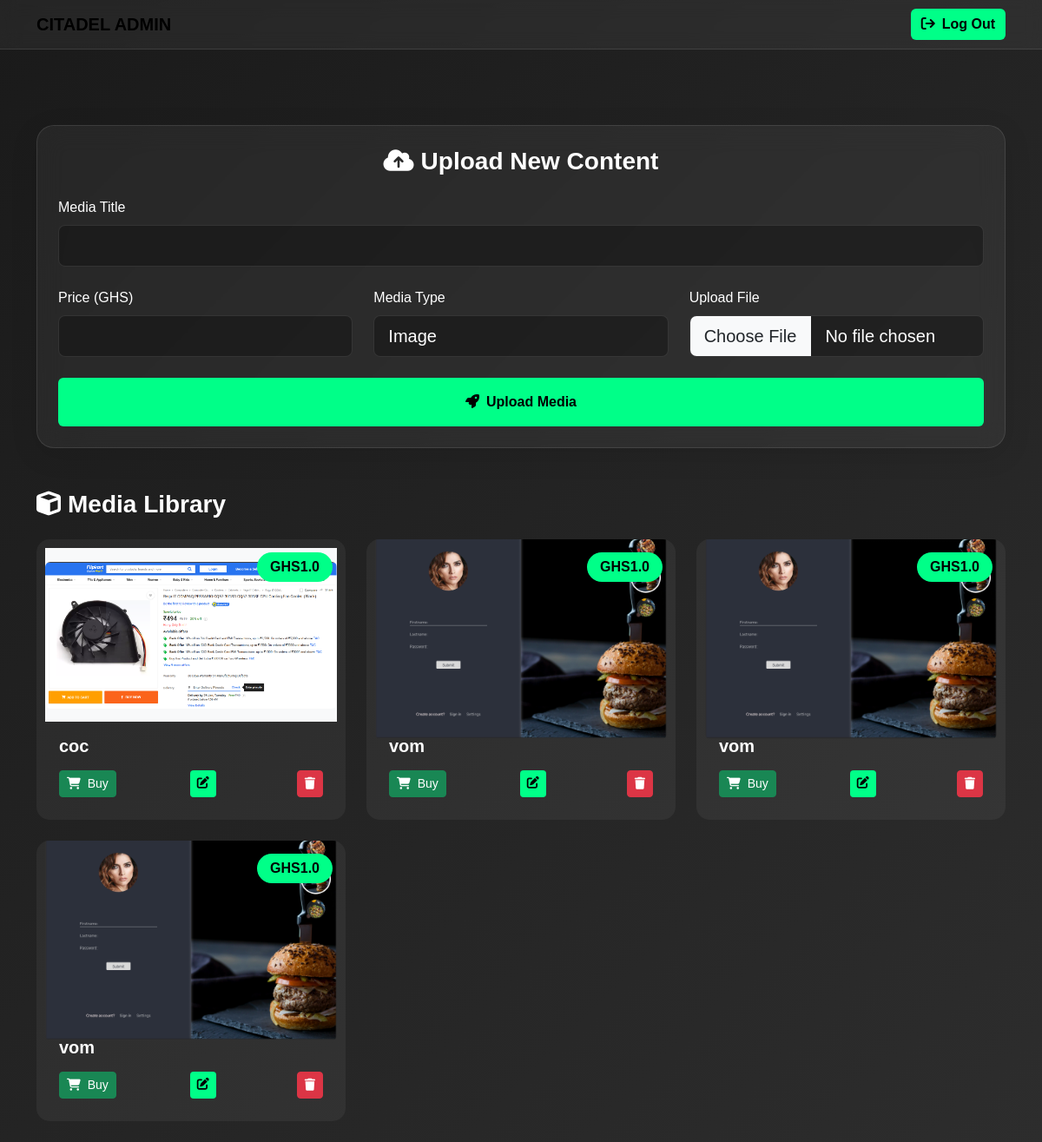
The page /admin (signed in) on the database its author committed.
### models.py (models this page shows)
class Media(db.Model):  # ✅ Supports images, audio, and video
    id = db.Column(db.Integer, primary_key=True)
    title = db.Column(db.String(100), nullable=False)
    filename = db.Column(db.String(255), unique=True, nullable=False)
    media_type = db.Column(db.String(10), nullable=False)  # ✅ "image", "audio", "video"
    price = db.Column(db.Float, nullable=False)

### routes.py (the view, shortened to what this page needs)
@app_routes.route("/admin", methods=["GET", "POST"])
@login_required
def admin():
    if not current_user.is_admin:
        flash("Access Denied! Admins only.", "danger")
        return redirect(url_for("app_routes.index"))  # ✅ Prevent unauthorized access
    media_files = Media.query.all()
    return render_template("admin.html", media_files=media_files)

### app.py (called while the page is built)
@login_manager.user_loader
def load_user(user_id):
    return User.query.get(int(user_id))  # ✅ Load users from the database

### templates/admin.html (shortened to what this page needs)
<!DOCTYPE html>
<html lang="en">
<head>
    <link href="https://cdn.jsdelivr.net/npm/bootstrap@5.3.0/dist/css/bootstrap.min.css" rel="stylesheet">
    <link rel="stylesheet" href="https://cdnjs.cloudflare.com/ajax/libs/font-awesome/6.4.0/css/all.min.css">
</head>
<body class="py-4">
    <nav class="navbar navbar-expand-lg nav-glass fixed-top">
        <div class="container">
            <a class="navbar-brand text-accent fw-bold" href="#">CITADEL ADMIN</a>
            <li class="nav-item">
                <a class="btn btn-neon" href="{{ url_for('auth.logout') }}">
                    <i class="fas fa-arrow-right-from-bracket me-2"></i>Log Out
                </a>
            </li>
        </div>
    </nav><br>
    <div class="container mt-5 pt-5">
        <div class="upload-container p-4 mb-5">
            <h3 class="text-center mb-4 fw-bold"><i class="fas fa-cloud-upload-alt me-2"></i>Upload New Content</h3>
            <form method="POST" enctype="multipart/form-data">
                <div class="mb-4">
                    <label class="form-label">Media Title</label>
                    <input type="text" name="title" class="form-control form-control-lg" required>
                </div>
                <div class="row g-4">
                    <div class="col-md-4">
                        <label class="form-label">Price (GHS)</label>
                        <input type="number" name="price" class="form-control form-control-lg" required>
                    </div>
                    <div class="col-md-4">
                        <label class="form-label">Media Type</label>
                        <select name="media_type" class="form-control form-control-lg" required>
                            <option value="image">Image</option>
                        </select>
                    </div>
                    <div class="col-md-4">
                        <label class="form-label">Upload File</label>
                        <input type="file" name="file" class="form-control form-control-lg" required>
                    </div>
                </div>
                <button type="submit" class="btn btn-neon w-100 mt-4 py-3">
                    <i class="fas fa-rocket me-2"></i>Upload Media
                </button>
            </form>
        </div>
        <h3 class="fw-bold mb-4"><i class="fas fa-cube me-2"></i>Media Library</h3>
        <div class="row g-4">
            {% for media in media_files %}
            <div class="col-md-6 col-lg-4">
                <div class="media-card">
                    <div class="price-badge">GHS{{ media.price }}</div>
                    <div class="media-container">
                        {% if media.media_type == "image" %}
                            <img src="{{ url_for('static', filename='uploads/' + media.filename) }}" class="img-fluid rounded">
                        {% elif media.media_type == "audio" %}
                            <audio controls>
                                <source src="{{ url_for('static', filename='uploads/' + media.filename) }}" type="audio/mp3">
                            </audio>
                        {% elif media.media_type == "video" %}
                            <video controls width="100%">
                                <source src="{{ url_for('static', filename='uploads/' + media.filename) }}" type="video/mp4">
                            </video>
                        {% endif %}
                    </div>
                    <div class="p-3">
                        <h5 class="fw-bold mb-0">{{ media.title }}</h5>
                        <div class="d-flex justify-content-between mt-3">
                            <a href="{{ url_for('app_routes.pay', media_id=media.id) }}" class="btn btn-sm btn-success">
                                <i class="fas fa-shopping-cart me-1"></i> Buy
                            </a>
                            <a href="{{ url_for('app_routes.edit_media', media_id=media.id) }}" class="btn btn-sm btn-neon me-2">
                                <i class="fas fa-edit"></i>
                            </a>
                            <form method="POST" action="{{ url_for('app_routes.delete_media', media_id=media.id) }}" onsubmit="return confirmDelete()">
                                <button type="submit" class="btn btn-sm btn-danger">
                                    <i class="fas fa-trash"></i>
                                </button>
                            </form>
                        </div>
                    </div>
                </div>
            </div>
            {% endfor %}
        </div>
    </div>
</body>
</html>

### templates/admin.html (style rules this page uses)
:root { --gradient-1: #1a1a1a; --gradient-2: #2d2d2d; --accent: #00ff88; --glass: rgba(255, 255, 255, 0.05); }
body { list-style: none; background: linear-gradient(135deg, var(--gradient-1), var(--gradient-2)); min-height: 100vh; color: #fff; font-family: 'Poppins', sans-serif; }
.nav-glass { background: var(--glass) !important; backdrop-filter: blur(10px); border-bottom: 1px solid rgba(255, 255, 255, 0.1); }
.upload-container { background: var(--glass); backdrop-filter: blur(15px); border-radius: 20px; border: 1px solid rgba(255, 255, 255, 0.1); box-shadow: 0 8px 32px rgba(0, 0, 0, 0.1); }
.form-control { background: rgba(0, 0, 0, 0.3); border: 1px solid rgba(255, 255, 255, 0.1); color: #fff !important; transition: all 0.3s ease; }
.media-card { background: var(--glass); border-radius: 15px; transition: transform 0.3s ease, box-shadow 0.3s ease; overflow: hidden; position: relative; padding: 10px; }
.media-container { height: 200px; display: flex; align-items: center; justify-content: center; background-color: #f8f9fa; }
.price-badge { position: absolute; top: 15px; right: 15px; background: var(--accent); color: #000; font-weight: 700; padding: 5px 15px; border-radius: 20px; }
.btn-neon { background: var(--accent); color: #000; font-weight: 600; border: none; transition: all 0.3s ease; }

### rows shown on the page
Media: price "1.0", filename (picture), title "coc"
Media: price "1.0", filename (picture), title "vom"
Media: price "1.0", filename (picture), title "vom"
Media: price "1.0", filename (picture), title "vom"
